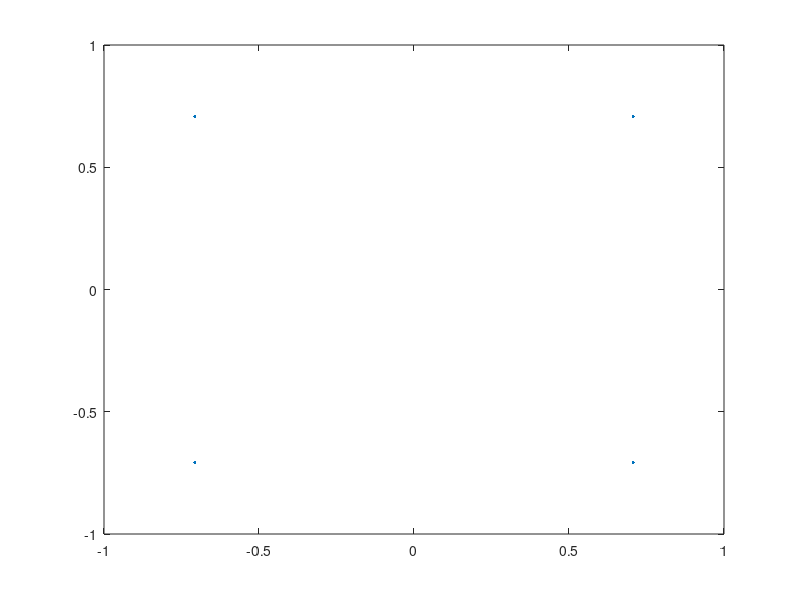
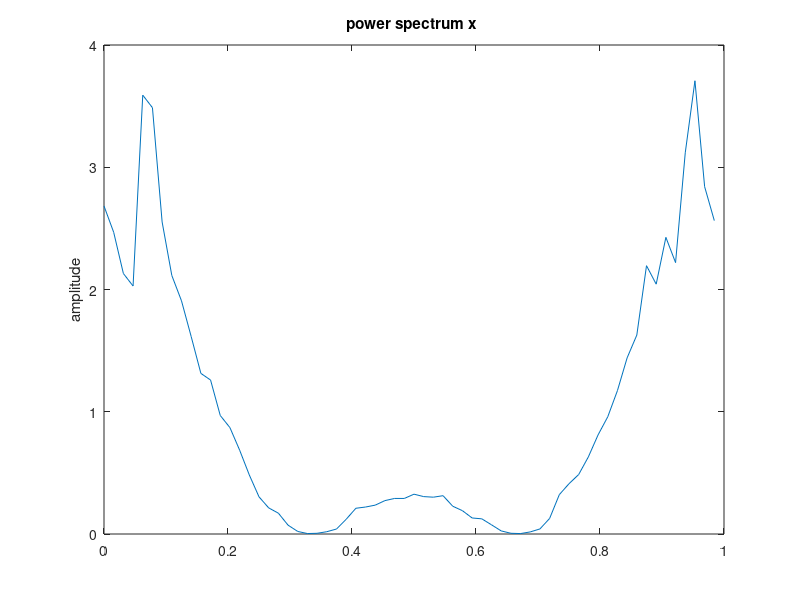
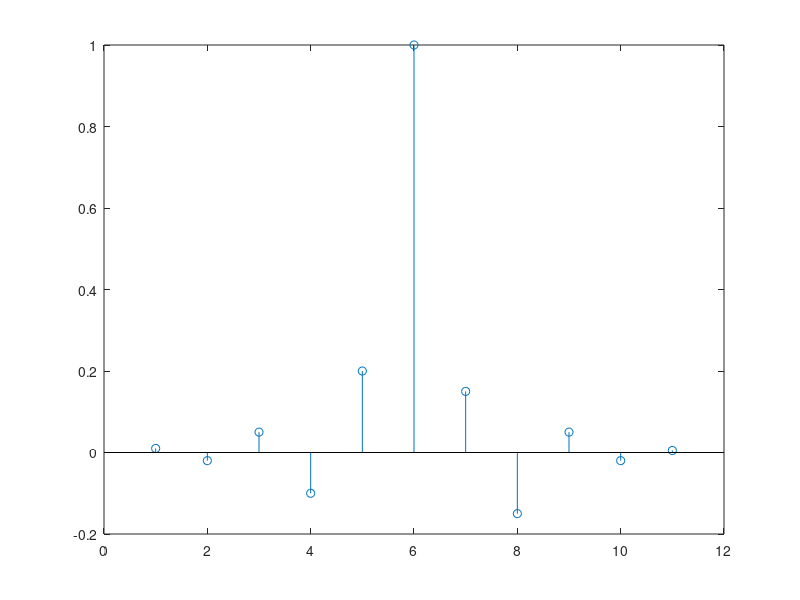
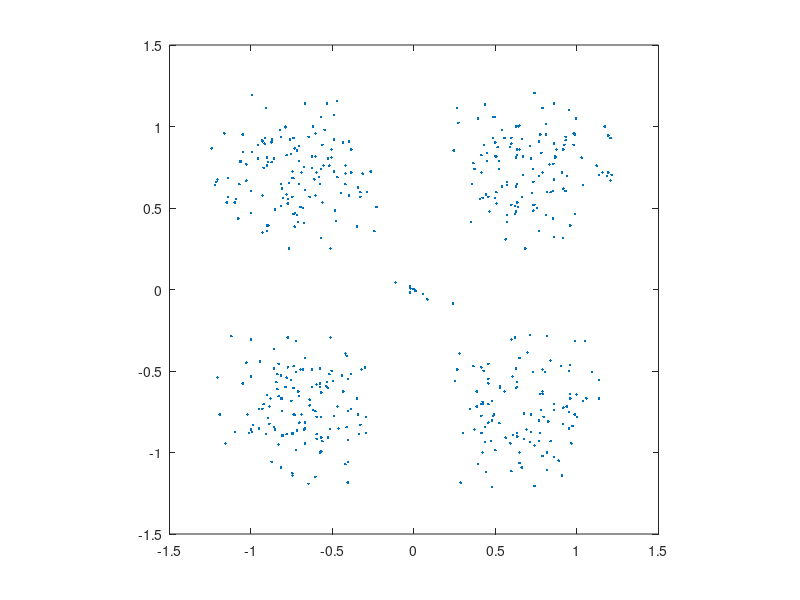

These charts were generated, in order, by the following MATLAB code:
%% Modulate at baseband
close all;
clear;
clc;

N = 1000; % number of bits

bits = randi([0 1], 1, N);

symbols = (reshape(bits, 2, length(bits)/2)'*[1;2])';

mod_symbols = exp(j*((2*symbols+1)*pi/4));

%% Constellation of modulated symbols
figure; plot(real(mod_symbols),imag(mod_symbols), '.')

%% Upsample and filter
Nupsample = 3;
mod_symbols_upsample = [mod_symbols; zeros(Nupsample-1, length(mod_symbols))];
mod_symbols_upsample = mod_symbols_upsample(:)';

mod_symbols_filtered = conv(ones(1, Nupsample), mod_symbols_upsample);

%% Spectrum
figure; pwelch(mod_symbols_filtered);

%% Channel model (10dB SNR)
% channel_impulse = rand(1, 20);
% channel_impulse = [channel_impulse(1:length(channel_impulse)/2) 1.5 channel_impulse((length(channel_impulse)/2+1):end)];
% channel_impulse = channel_impulse/max(channel_impulse); % normalize
channel_impulse = [0.01, -0.02, 0.05, -0.1, 0.2, 1, 0.15, -0.15, 0.05, -0.02, 0.005];

figure; stem(channel_impulse);
channel_symbols = conv(channel_impulse, mod_symbols);

channel_symbols_filtered = 10^(-40/10)*conv(channel_impulse, mod_symbols_filtered);
channel_symbols_filtered = channel_symbols_filtered + 10^(-50/10)*exp(j*1)*randn(1, length(channel_symbols_filtered));

%% Constellation of channel symbols
figure; plot(real(channel_symbols), imag(channel_symbols), '.')

axis([-1.5, 1.5, -1.5, 1.5]);
axis square;

%% Constellation of channel filtered symbols
figure; plot(real(channel_symbols_filtered), imag(channel_symbols_filtered), '.');


%% Spectrum
figure; pwelch(channel_symbols)

%% Equalize
Neq = 2;
Pc = zeros(2*Neq+1,2*Neq+1);
for k = 1:2*Neq+1
    Pc(k, :) = channel_impulse((0:-1:-2*Neq)+2*Neq+k+(length(channel_impulse)-(4*Neq+1))/2);
end
Peq = [zeros(Neq,1);1;zeros(Neq,1)];

c = (inv(Pc)*Peq)';

y = conv(c, channel_symbols);
figure; plot(real(y), imag(y), '.')

%% AGC

agc_symbols = channel_symbols_filtered;
G = 0; % dB
Navg = 10;
alpha = 1000;
Pd = -20;
mu = 0.5;
errors = [];
Gs = [];
for i = 0:floor(length(agc_symbols)/Navg)-1
    index = (i*Navg+1):(i+1)*Navg;
    agc_symbols(index) = 10^(G/20)*channel_symbols_filtered(index);
    
    error = mu*(Pd - 10*log10(sum(abs(agc_symbols(index)).^2)/Navg));
    G = G + error;
    
    errors = [errors error];
    Gs = [Gs G];
end

figure;
subplot(3, 1, 1);
plot((1:length(agc_symbols))/Nupsample, 10*log10(abs(agc_symbols)));
title(['Num of samples ' num2str(Navg) ', mu ' num2str(mu) ', Magnitude of received signal']);
subplot(3, 1, 2);
stem(Gs);
title('Receiver Gain (dB)');
subplot(3, 1, 3);
stem(errors);
title('Error Signal');
